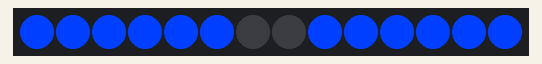
Simulated run of this sketch. Board: Arduino Uno, built with avr-gcc and run on an emulated ATmega328P. On the bench: 14 RGB LEDs in strip order, left to right.

Above: at 0.1 s.
At 2.1 s:
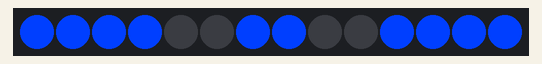
At 4.1 s:
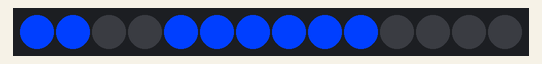
At 8.1 s:
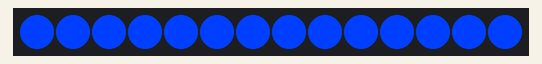
At 13.1 s:
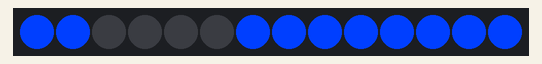
At 18.1 s:
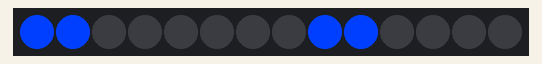

Measured:
- by itself, everything shown: repeats every 17.0 s, in 17 steps
- what the display in image 1 shows lasts 1.0 s, from 2.0 s to 3.0 s

The sketch:

timer1.ino
```cpp
// (licence header left out)
/** @file
*
* This is a simple test app that controls a single-digit on a single-strip
* 7-segment display with 2 LEDs per strip.
*
* Arduino I/O configuration:
*
* - D6 = LED strip DI (Data In)
* .
************************************************************************************/

#include <Adafruit_NeoPixel.h>

/** @brief The pin number connected to the LED DI signal. */
#define LED_STRIP_PIN  (6)

/** @brief The gross number of LEDs in the daisy-chain of all strips. */
#define NUM_LEDS (14)

/** @brief The one and only daisy-chain of all the LED strips. */
static Adafruit_NeoPixel LEDstrip(NUM_LEDS, LED_STRIP_PIN, NEO_GRB + NEO_KHZ800);


/**
* @brief Inialize everything
*
* - Create Adafruit_NeoPixel(), initialize it and call show() to clear all the LEDs.
* - Reset the counter to 0.
* .
*************************************************************************************/
void setup()
{
  LEDstrip.begin();   // one-time strip setup
  LEDstrip.show();    // No colors set yet.  So this will set all pixels to 'off'.

  // initialize serial communication
  //Serial.begin(115200);

  counterReset();
}


/** @brief The 'next' time to 'tick' the clock counter. */
static uint32_t next;

/** @brief The number of 'ticks' since the system was started. */
static uint32_t ctr;


/**
* @brief Reset the timer 'tick' and 'next' values, effectively restting the
* timer display.
*************************************************************************************/
static void counterReset()
{
  next = millis();    // prime the counter logic to start immediately
  ctr = 0;
}


/** @brief The brightness (luminosity) of the LEDs */
#define LUMA  255
//#define LUMA  127
//#define LUMA  63

/** @brief The foreground (on) color to use for the LEDs. */
static const uint32_t fg = Adafruit_NeoPixel::Color(0, LUMA*.25, LUMA);

/** @brief The background (off) color for the LEDs. */
static const uint32_t bg = Adafruit_NeoPixel::Color(0, 0, 0);


/**
* @brief Main processing loop.
*
* If enough time has passed to update the display:
* - advance the counter
* - display the new value
* - calculate the time for the next timer-tick
*************************************************************************************/
void loop()
{
  static const unsigned long tperiod=1000;                  // millis per 'timer-tick

  uint32_t now = millis();    // what time is it right now?

  if (now >= next)            // if 'now' is the time to update the display...
  {
      digit(ctr%17, fg);      // set the LED values to display a digit

      LEDstrip.show();        // flush the data to the LED strip

      next = next+tperiod;    // determine the next time to update the display
      ++ctr;                  // advance the count value used for the display
  }
}


/**
* @brief A 7-Segment display 'font'.
*
* This is the font used to convert the values from 0-F into a displayable
* character on a 7-segment display.  There is one value for each character.
*
* The relationship of the font bit positions to the LED display segments:
*
@verbatim
   --1--
  |     |
  2     0
  |     |
   --3--
  |     |
  6     4
  |     |
   --5--
@endverbatim
*
* For example: In order to display the number '1', the #0 and #4 segments need to be
* turned on and the rest turned off.  Therefore the binary value 0010001
* (hex 0x11) represents the segment values to display a '1'.
*
* The most significant bit is not used and is set to zero here.
*************************************************************************************/
static const uint8_t font[] =
{
  0b01110111,  // 0
  0b00010001,  // 1
  0b01101011,  // 2
  0b00111011,  // 3
  0b00011101,  // 4
  0b00111110,  // 5
  0b01111110,  // 6
  0b00010011,  // 7
  0b01111111,  // 8
  0b00111111,  // 9
  0b01011111,  // A
  0b01111100,  // b
  0b01100110,  // C
  0b01111001,  // d
  0b01101110,  // E
  0b01001110,  // F
  0b00001000   // - (a dash symbol)
};


/**
* @brief Set the value for a digit.
*
* @param i The hex digit value to value to display
* @param c The color of the segment to use.
*************************************************************************************/
static void digit(uint8_t i, uint32_t c)
{
  static const uint8_t lps = 2;          // The number of LEDs per strip

  uint8_t v = font[i];      // use the font to determine which segments will be on and off

  for(uint8_t k=0; k<7; ++k)             // iterate once per LED segment
  {
    seg(k*lps, lps, v&0x01 ? c : bg);    // set all LEDs in one segment to 'on' or 'off'
    v >>= 1;                             // prepare to display the 'next' segment
  }
}


/**
* @brief A utility function to set the color of a sequence of LEDs.
*
* @param startingLed The first LED address to set.
* @param qty The total number of LEDs in the consecutive sequence to set.
* @param c The color value to which the LEDs will be set.
*************************************************************************************/
static void seg(uint16_t startingLed, uint8_t qty, uint32_t c)
{
  uint8_t last = startingLed+qty;            // one more than the last LED address in the range to set

  while (startingLed < last)                 // for each LED in the range of addresses...
  {
    LEDstrip.setPixelColor(startingLed, c);  // set the LED's color
    ++startingLed;                           // advance to the next LED
  }
}
```
